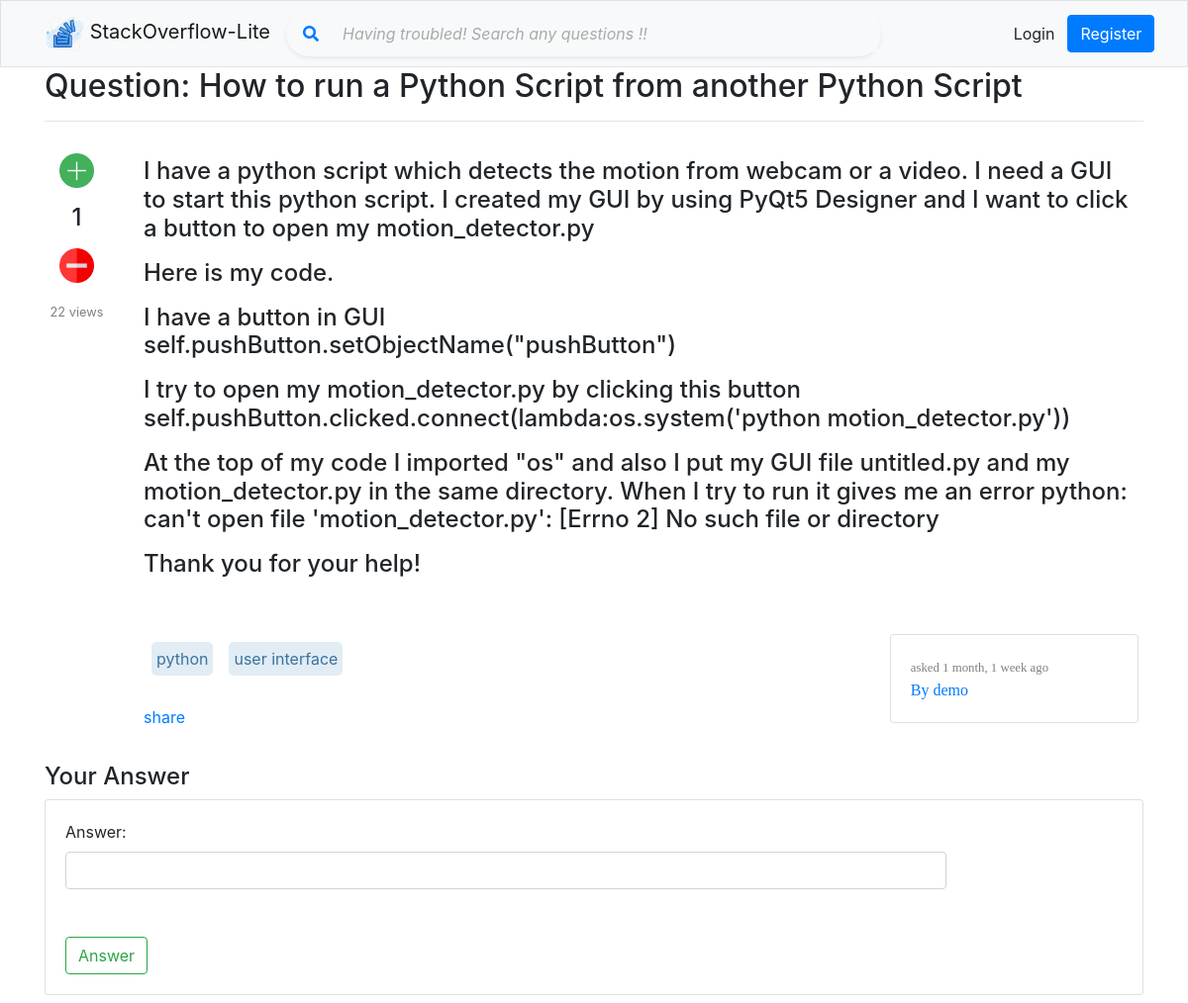
Page /questions/detail/1/ on the committed database.
### overflow/models/QuestionModel.py (models this page shows, shortened)
class QuestionModel(models.Model):
    title = models.CharField(max_length=120, unique=True)
    description = RichTextField(null=True)
    tag = models.CharField(max_length=120, null=True)
    views = models.PositiveIntegerField(default=0)
    final_answer_id = models.IntegerField(null=True)
    asked_at = models.DateTimeField(auto_now_add=True)
    modified_on = models.DateTimeField(auto_now=True)
    asked_by = models.ForeignKey(User, null=True, on_delete=models.SET_NULL)
    def tag_split(self):
        if self.tag:
            return self.tag.split(',')
    def get_vote_count(self):
        result = self.qvm_question.aggregate(Sum('vote'))['vote__sum']
        if result:
            return result
        else:
            return 0

### overflow/views/question.py (the view)
# urls.py: re_path(r'questions/detail/(?P<pk>\d+)/$', question.question_detail, name='question_detail'),
def question_detail(request, pk):
    questions = get_object_or_404(QuestionModel, pk=pk)
    questions.views += 1
    questions.save()
    question_answers = AnswerModel.objects.filter(question_id=pk)
    form = AnswerForm()
    return render(request, 'overflow/question/details.html', {
        'single_question': questions,
        'answers': question_answers,
        'form': form
    })

### overflow/forms/NewAnswerForm.py
class AnswerForm(forms.ModelForm):
    answer = forms.CharField(
        max_length=14000,
        required=True,
        widget=CKEditorWidget(
            attrs={
                'placeholder': 'Please explain your questions in details',
                'class': 'form-control'
            }
        )
    )
    class Meta:
        model = AnswerModel
        fields = ['answer', ]

### overflow/helper.py (called while the page is built)
    def to_url(self, value):
        return '%d' % value

### templates/overflow/question/details.html (shortened to what this page needs)
{% extends 'shared/_layout.html' %}
{% load static %}
{% block head %}
    <link rel="stylesheet" href="{% static 'CSSLibrary/vsdark.css' %}">
    <div class="col-xl-12">
        <h2 class="col">Question: {{ single_question.title | capfirst }}</h2>
    </div>
{% endblock %}
{% block content %}
    <hr>
    <div class="col-xl-12">
        <div class="row">
            <div class="col-xl-1" style="float: left; height: 150px; text-align: center;">
                <div class="mt-3">
                    {% if single_question.asked_by != request.user %}
                        <a href="{% url 'q_vote' single_question.pk 1 %}"><img
                                src="{% static 'Images/Icons/plus.png' %}"
                                height="35px" alt=""></a>
                    {% endif %}
                </div>
                <div class="mt-3">
                    <h4>{{ single_question.get_vote_count }}</h4>
                </div>
                <div class="mt-3">
                    {% if single_question.asked_by != request.user %}
                        <a href="{% url 'q_vote' single_question.pk -1 %}"><img
                                src="{% static 'Images/Icons/minus.png' %}"
                                height="35px" alt=""></a>
                    {% endif %}
                </div>
                <div class="mt-3">
                    <div>
                        <small>{{ single_question.views }} views</small>
                    </div>
                </div>
            </div>
            <div class="col-xl-11 mb-2">
                <div class="col-xl-12" style="float:right;">
                    <div class="col-xl-12 card-body">
                        <h4>{{ single_question.description | safe }}</h4>
                    </div>
                    <div class="col-xl-12 card-body">
                        <div class="col-xl-8" style="float:left;">
                            <div id="tag">
                                {% for tag in single_question.tag_split %}
                                    <p id="tech_tag">
                                        {{ tag }}
                                    </p>
                                {% endfor %}
                            </div>
                            <br>
                            <div class="mt-5">
                                <a href="">share</a>
                            </div>
                        </div>
                        <div class="col-xl-3 card mb-2" id="user_info_on_card" style="float:right;">
                            <div class="card-body">
                                <small>asked {{ single_question.asked_at | timesince | lower }} ago</small>
                                <div>
                                    <a href="">By {{ single_question.asked_by }}</a>
                                </div>
                            </div>
                        </div>
                    </div>
                </div>
            </div>
        </div>
        {% include 'partials/answer_form.html' %}
    </div>
{% endblock content %}

### static/Shared/app.css (style rules this page uses)
#user_info_on_card { font-family: "Roboto Mono"; box-sizing: border-box; }
#tech_tag { padding: 5px; text-align: center; margin: 8px; background-color: #E1ECF4; border-radius: 5px; float: left; color: #39739d; }
.form-control::placeholder { color: #aaa; font-style: italic; }
small { text-align: center; color: gray; }

### rows in the picture
QuestionModel: title "How to run a Python Script from another Python Script", get_vote_count "1", views "22", description "I have a python script which detects the motion from webcam or a video. I need a GUI to start this python script. I created my GUI by using PyQt5 Designer and I want to click a button to open my motion_detector.py Here is my code. I have a button in GUI self.pushButton.setObjectName(\"pushButton\") I try to open my motion_detector.py by clicking this button self.pushButton.clicked.connect(lambda:os.system('python motion_detector.py')) At the top of my code I imported \"os\" and also I put my GUI file untitled.py and my motion_detector.py in the same directory. When I try to run it gives me an error python: can't open file 'motion_detector.py': [Errno 2] No such file or directory Thank you for…", asked_at "1 month, 1 week", asked_by "demo"

### other values in the picture
{{ tag }} "python" "user interface"
{{ field.label_tag }} "Answer:"
